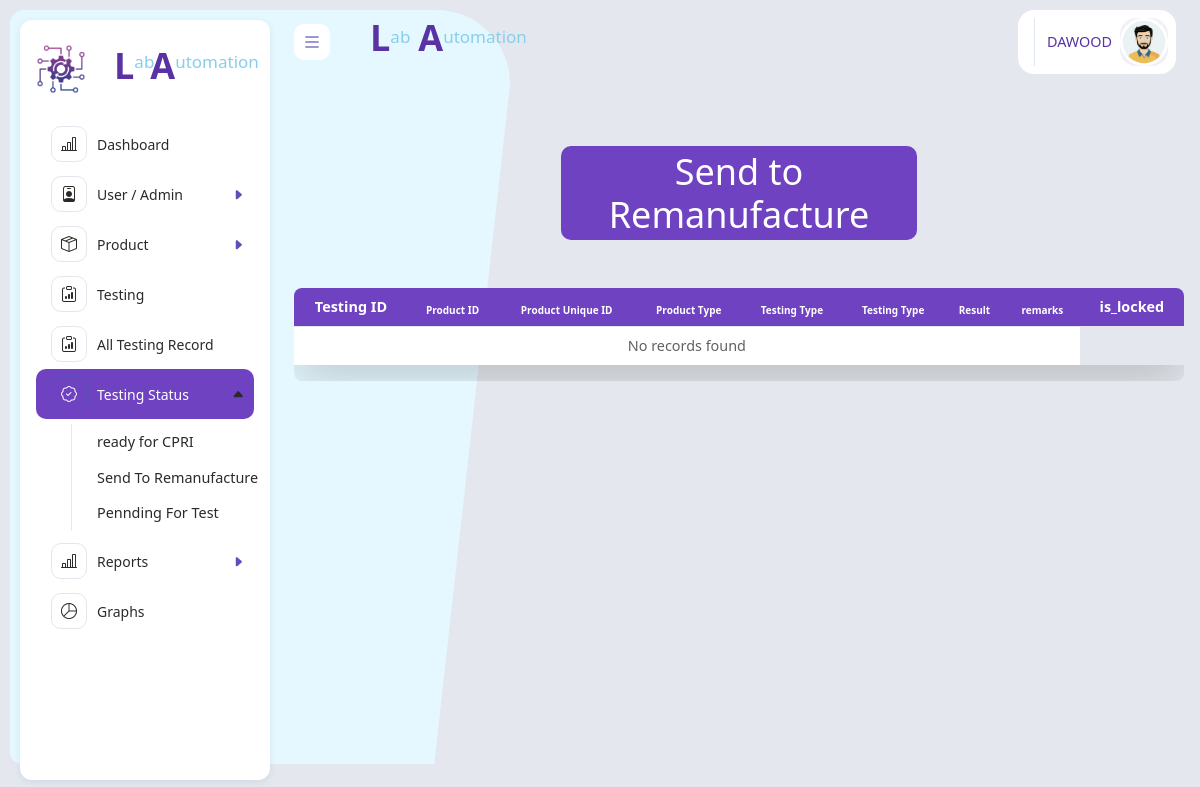
The app's page /remanufacturing-products.php (signed in), older data.
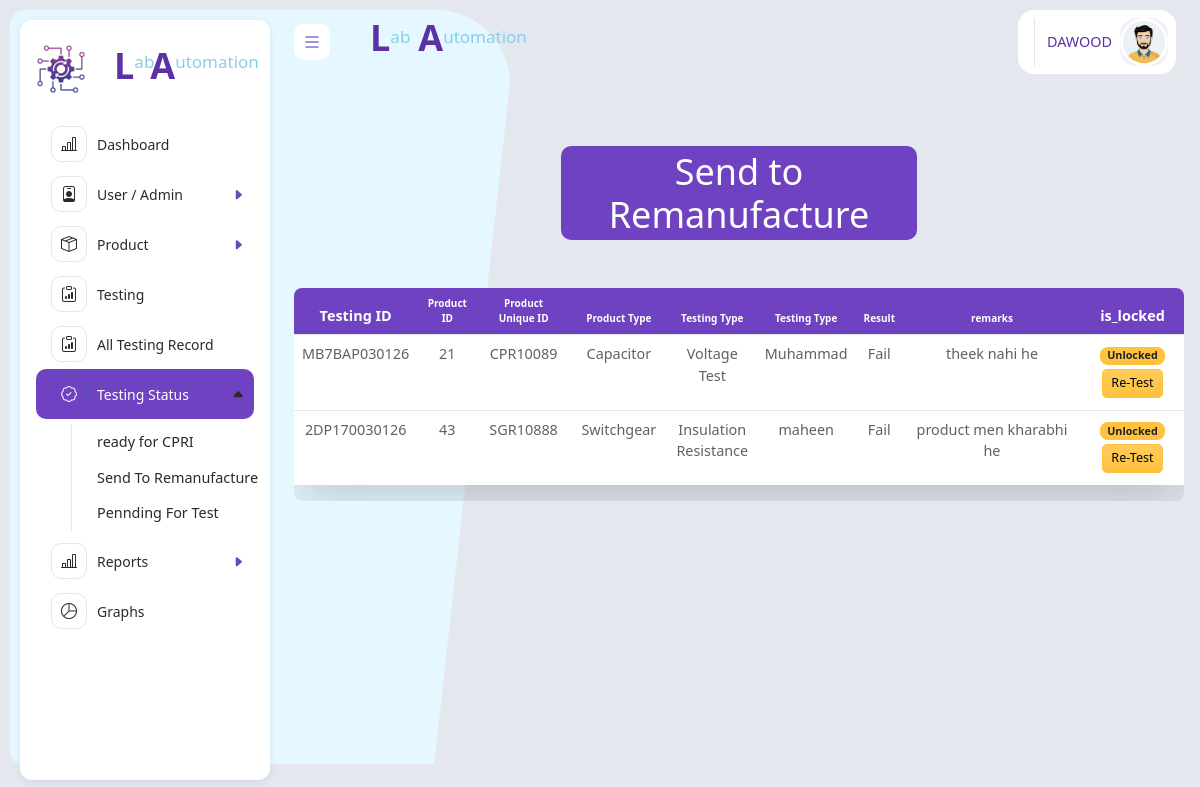
The same page, newer data.
### tables this page shows
CREATE TABLE `testing_data` (
  `testing_id` varchar(12) NOT NULL,
  `product_id` int(11) NOT NULL,
  `product_type` varchar(11) NOT NULL,
  `testing_type` varchar(200) DEFAULT NULL,
  `result_type` enum('Pass','Fail','Pending') NOT NULL,
  `tested_by` varchar(200) DEFAULT NULL,
  `remarks` varchar(200) DEFAULT NULL,
  `created_at` timestamp NOT NULL DEFAULT current_timestamp(),
  `send_to` enum('CPRI','Remanufacture','Pending') DEFAULT 'Pending',
  `is_locked` tinyint(1) DEFAULT 0
);

CREATE TABLE `products` (
  `id` int(11) NOT NULL,
  `product_id` varchar(12) NOT NULL,
  `product_code` varchar(2) NOT NULL,
  `rivision` varchar(11) NOT NULL,
  `manufacturing_no` varchar(50) NOT NULL,
  `product_type` varchar(11) NOT NULL,
  `product_name` varchar(200) NOT NULL,
  `is_active` tinyint(1) DEFAULT 1
);

### remanufacturing-products.php (the view, shortened to what this page needs)
<?php
include 'header.php';
include "backend/db.php";
$query = "SELECT
    t.testing_id,
    p.id as product_db_id,
    p.product_id ,
    p.product_type ,
    t.testing_type,
    t.result_type,
    t.tested_by,
    t.remarks,
    t.is_locked
FROM testing_data t
JOIN products p ON t.product_id = p.id
WHERE
    t.send_to = 'Remanufacture'
    AND t.is_locked = 0
ORDER BY t.testing_id DESC;
";
$res = mysqli_query($conn,$query);
?>
<div class="app-body">
<h1 class="title text-center my-5 p-1" >Send to Remanufacture</h1>
<div class="table-responsive rounded">
    <table class="table  table-hover table-border shadow-lg p-3" >
        <thead>
            <tr>
                <th id="th" >Testing ID</th>
                <th id="th"  class="font">Product ID</th>
                <th id="th"  class="font">Product Unique ID</th>
                <th id="th"  class="font">Product Type</th>
                <th id="th" class="font">Testing Type</th>
                <th id="th" class="font">Testing Type</th>
                <th id="th" class="font">Result</th>
                <th id="th"  class="font">remarks</th>
                <th id="th"  >is_locked</th>
            </tr>
        </thead>
        <tbody>
            <?php
            if (mysqli_num_rows($res)>0) {
                while($data = mysqli_fetch_assoc($res)){
            ?>
            <tr>
                <td id="td" class="text-center " ><?= $data["testing_id"] ?></td>
                <td class="text-center"><?= $data["product_db_id"] ?></td>
                <td class="text-center"><?= $data["product_id"] ?></td>
                <td id="wid" class="text-center" ><?= $data["product_type"] ?></td>
                <td id="td" class="text-center" ><?= $data["testing_type"] ?></td>
                <td class="text-center"><?= $data["tested_by"] ?></td>
                <td class="text-center"><?= $data["result_type"] ?></td>
                <td id="id2" class="text-center"><?= $data["remarks"] ?></td>
                            <td class="text-center">
                                <?php
                                if($data['is_locked'] == 0){
                                    ?>
                                    <span class="badge bg-warning text-dark">Unlocked</span>
                                    <a href="edit.manufacture.php?testing_id=<?= $data['testing_id']?>" class="btn my-1 btn-warning  btn-sm">Re-Test</a>
                                       <?php
                                } else {
                                    ?>
                                    <span class="badge bg-success">Locked</span>;
                                    <?php
                                }
                                ?>
                            </td>
                        </tr>
                        <?php
                    }
                } else {
                    echo '<tr><td colspan="8" class="text-center">No records found</td></tr>';
                }
                ?>
        </tbody>
    </table>
</div>
</div>
<?php
include 'footer.php';
?>

Row changes from the older to the newer data that the page shows:
added testing_data: testing_id "MB7BAP030126", product "21", product.product_id "CPR10089", product.product_type "Capacitor", testing_type "Voltage Test", tested_by "Muhammad", result_type "Fail", remarks "theek nahi he"
added testing_data: testing_id "2DP170030126", product "43", product.product_id "SGR10888", product.product_type "Switchgear", testing_type "Insulation Resistance", tested_by "maheen", result_type "Fail", remarks "product men kharabhi he"
Text that changed along with them:
text no longer shown: "No records found"
